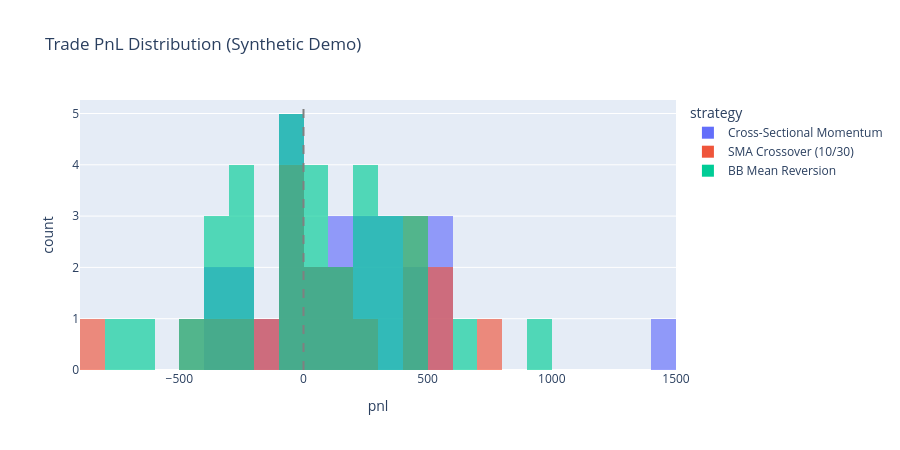

The notebook cell this image was saved under:
### Markdown cell above
## 6. Trade PnL Distribution

Histogram of profit/loss per trade across all strategies.

### Code cell
try:
    all_pnls = []
    for name, result in results.items():
        for trade in result.trades:
            all_pnls.append({"strategy": name, "pnl": trade.get("pnl", 0)})

    if all_pnls:
        pnl_df = pd.DataFrame(all_pnls)
        fig = px.histogram(
            pnl_df, x="pnl", color="strategy",
            nbins=40, barmode="overlay", opacity=0.65,
            title="Trade PnL Distribution by Strategy",
            labels={"pnl": "Profit / Loss ($)"},
            color_discrete_map={
                "SMA Crossover (10/30)": "#636EFA",
                "Cross-Sectional Momentum": "#EF553B",
                "BB Mean Reversion": "#00CC96",
            },
        )
        fig.add_vline(x=0, line_dash="dash", line_color="gray", annotation_text="Break-even")
        fig.update_layout(height=450)
        fig.show()

        for name in pnl_df["strategy"].unique():
            subset = pnl_df[pnl_df["strategy"] == name]
            wins = (subset["pnl"] > 0).sum()
            total = len(subset)
            print(f"  {name}: {total} trades, {wins}/{total} wins ({wins/total:.0%})")
    else:
        raise ValueError("No trades recorded")
except Exception as e:
    print(f"PnL distribution error: {e}")
    print("\nGenerating synthetic trade PnL for demo...")
    np.random.seed(42)
    synth_pnl = pd.DataFrame({
        "strategy": np.random.choice(["SMA Crossover (10/30)", "BB Mean Reversion", "Cross-Sectional Momentum"], 80),
        "pnl": np.concatenate([
            np.random.normal(150, 400, 30),
            np.random.normal(80, 300, 30),
            np.random.normal(200, 500, 20),
        ]),
    })
    fig = px.histogram(synth_pnl, x="pnl", color="strategy", nbins=30, barmode="overlay", opacity=0.65,
                       title="Trade PnL Distribution (Synthetic Demo)")
    fig.add_vline(x=0, line_dash="dash", line_color="gray")
    fig.update_layout(height=450)
    fig.show()

### Figure 1 — Plotly figure (JSON) as saved in the notebook; plotly's stock layout.template omitted (floating-point values rounded to 4 significant figures)
{"data": [{"bingroup": "x", "hovertemplate": "strategy=Cross-Sectional Momentum<br>pnl=%{x}<br>count=%{y}<extra></extra>", "legendgroup": "Cross-Sectional Momentum", "marker": {"color": "#636efa", "opacity": 0.65, "pattern": {"shape": ""}}, "name": "Cross-Sectional Momentum", "nbinsx": 30, "orientation": "v", "showlegend": true, "type": "histogram", "x": [-253.6, 459.5, -65.26, -302.2, 382.8, 505.1, 507.7, 452.0, -99.39, 285.3, 1499.0, -218.2, 61.74, 351.1, -80.32, -368.5, 303.1, -48.06, 230.4, 174.4, 183.7, -38.65, 215.9, 30.18, -129.6, 196.3, 583.6], "xaxis": "x", "yaxis": "y"}, {"bingroup": "x", "hovertemplate": "strategy=SMA Crossover (10/30)<br>pnl=%{x}<br>count=%{y}<extra></extra>", "legendgroup": "SMA Crossover (10/30)", "marker": {"color": "#EF553B", "opacity": 0.65, "pattern": {"shape": ""}}, "name": "SMA Crossover (10/30)", "nbinsx": 30, "orientation": "v", "showlegend": true, "type": "histogram", "x": [-483.3, -388.7, -202.2, 67.13, 589.9, 483.9, 268.6, 539.2, 468.2, 748.2, -156.8, 16.35, 427.5, 157.1, 132.7, -30.35, -7.586, -6.741, -811.2, -16.3], "xaxis": "x", "yaxis": "y"}, {"bingroup": "x", "hovertemplate": "strategy=BB Mean Reversion<br>pnl=%{x}<br>count=%{y}<extra></extra>", "legendgroup": "BB Mean Reversion", "marker": {"color": "#00cc96", "opacity": 0.65, "pattern": {"shape": ""}}, "name": "BB Mean Reversion", "nbinsx": 30, "orientation": "v", "showlegend": true, "type": "histogram", "x": [203.8, -453.3, 78.91, -14.15, 621.9, -209.3, -265.1, 119.7, -39.59, -345.6, 392.7, 85.7, 491.6, -12.79, 281.9, 3.011, 462.1, -716.6, 307.5, -271.5, 902.0, 190.7, -636.8, -336.3, -296.3, 251.2, 202.0, 438.9, 70.49, -87.35, -10.75, 369.9, -374.9], "xaxis": "x", "yaxis": "y"}], "layout": {"barmode": "overlay", "height": 450, "legend": {"title": {"text": "strategy"}, "tracegroupgap": 0}, "shapes": [{"line": {"color": "gray", "dash": "dash"}, "type": "line", "x0": 0, "x1": 0, "xref": "x", "y0": 0, "y1": 1, "yref": "y domain"}], "title": {"text": "Trade PnL Distribution (Synthetic Demo)"}, "xaxis": {"anchor": "y", "domain": [0.0, 1.0], "title": {"text": "pnl"}}, "yaxis": {"anchor": "x", "domain": [0.0, 1.0], "title": {"text": "count"}}}}
